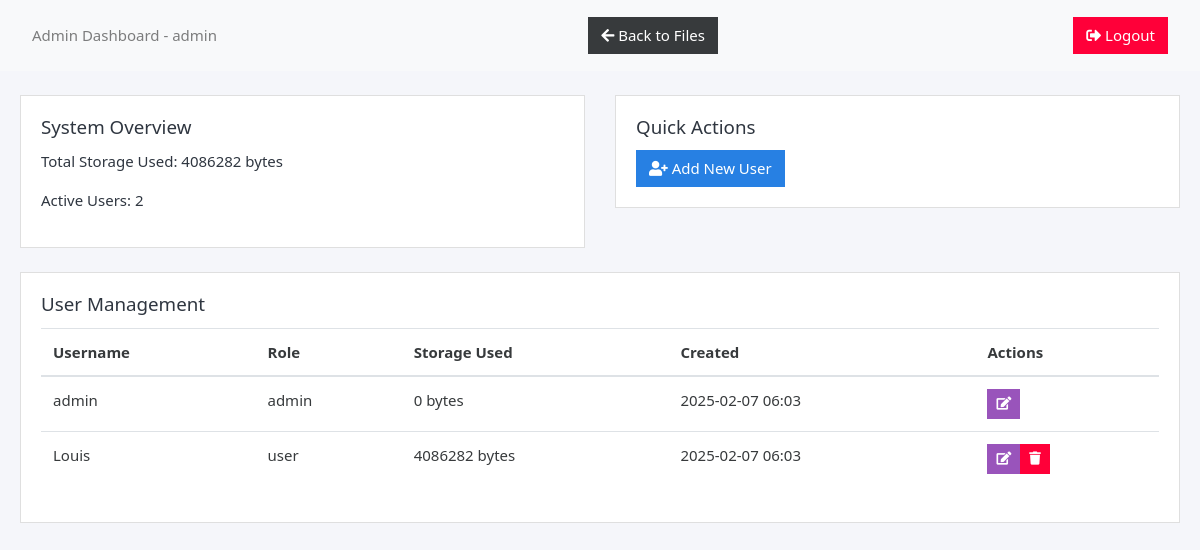
Page /admin (signed in) on the earlier database version.
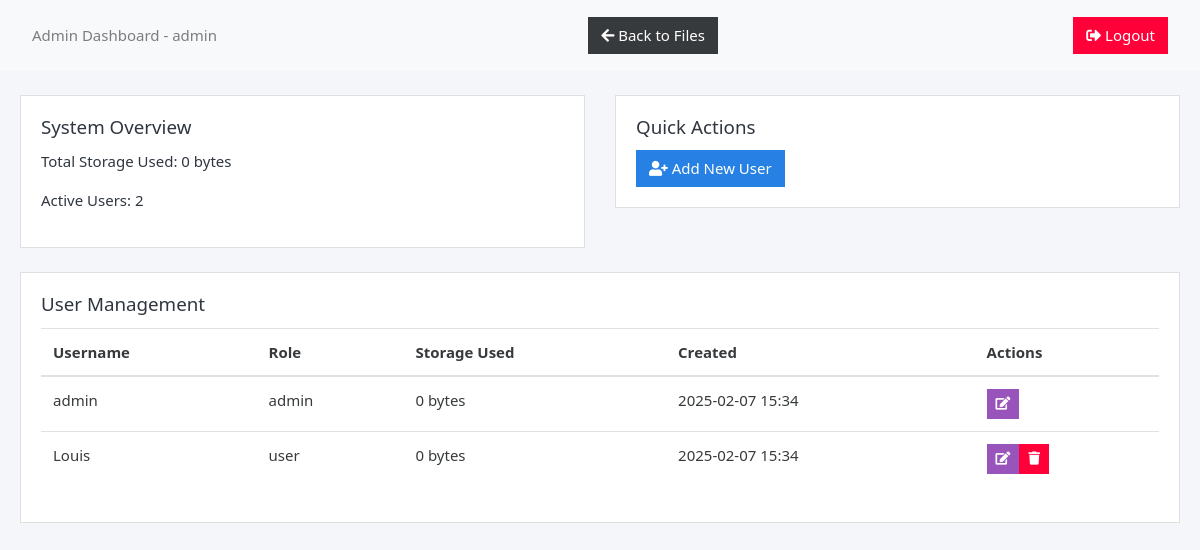
Same page on the later database version.
### app.py (models this page shows)
class User(db.Model):
    id = db.Column(db.Integer, primary_key=True)
    username = db.Column(db.String(150), unique=True, nullable=False)
    password = db.Column(db.String(150), nullable=False)
    role_id = db.Column(db.Integer, db.ForeignKey('role.id'), nullable=False)
    created_at = db.Column(db.DateTime, default=datetime.now())

class Role(db.Model):
    id = db.Column(db.Integer, primary_key=True)
    name = db.Column(db.String(50), unique=True, nullable=False)
    description = db.Column(db.String(200))
    users = db.relationship('User', backref='role_info', lazy=True)

### app.py (the view)
@app.route('/admin')
@admin_required
def admin_dashboard():
    users = User.query.all()
    user_storage = {}
    total_storage = 0
    for user in users:
        user_files = File.query.filter_by(owner_id=user.id).all()
        storage = sum(file.size for file in user_files)
        user_storage[user.id] = storage
        total_storage += storage
    active_users = len(users)
    return render_template('admin_dashboard.html',
                         users=users,
                         user_storage=user_storage,
                         total_storage=total_storage,
                         active_users=active_users,
                         username=User.query.get(session['user_id']).username)

### app.py (called while the page is built)
def admin_required(f):
    @wraps(f)
    def decorated_function(*args, **kwargs):
        if 'user_id' not in session:
            return redirect(url_for('login'))
        user = User.query.get(session['user_id'])
        if not user or user.role_info.name != 'admin':
            flash('Admin access required')
            return redirect(url_for('browse', path=''))
        return f(*args, **kwargs)
    return decorated_function

### templates/admin_dashboard.html (shortened to what this page needs)
<!DOCTYPE html>
<html lang="en">
<head>
    <link href="https://stackpath.bootstrapcdn.com/bootswatch/4.3.1/cosmo/bootstrap.min.css" rel="stylesheet">
    <link rel="stylesheet" href="https://cdnjs.cloudflare.com/ajax/libs/font-awesome/5.15.4/css/all.min.css">
    <link rel="stylesheet" href="/static/style.css">
</head>
<body>
    <nav class="navbar navbar-light bg-light">
        <span class="navbar-text mr-3">Admin Dashboard - {{ username }}</span>
        <a href="{{ url_for('browse', path='') }}" class="btn btn-secondary ml-1">
            <i class="fas fa-arrow-left"></i> Back to Files
        </a>
        <a href="{{ url_for('logout') }}" class="btn btn-danger ml-1">
            <i class="fas fa-sign-out-alt"></i> Logout
        </a>
    </nav>
    <div class="container mt-4">
        <div class="row">
            <div class="col-md-6">
                <div class="card mb-4">
                    <div class="card-body">
                        <h5 class="card-title">System Overview</h5>
                        <p>Total Storage Used: {{ total_storage }} bytes</p>
                        <p>Active Users: {{ active_users }}</p>
                    </div>
                </div>
            </div>
            <div class="col-md-6">
                <div class="card mb-4">
                    <div class="card-body">
                        <h5 class="card-title">Quick Actions</h5>
                        <button class="btn btn-primary" data-toggle="modal" data-target="#addUserModal">
                            <i class="fas fa-user-plus"></i> Add New User
                        </button>
                    </div>
                </div>
            </div>
        </div>
        <div class="card">
            <div class="card-body">
                <h5 class="card-title">User Management</h5>
                <div class="table-responsive">
                    <table class="table table-hover">
                        <thead>
                            <tr>
                                <th>Username</th>
                                <th>Role</th>
                                <th>Storage Used</th>
                                <th>Created</th>
                                <th>Actions</th>
                            </tr>
                        </thead>
                        <tbody>
                            {% for user in users %}
                            <tr>
                                <td>{{ user.username }}</td>
                                <td>{{ user.role_info.name }}</td>
                                <td>{{ user_storage[user.id] }} bytes</td>
                                <td>{{ user.created_at.strftime('%Y-%m-%d %H:%M') }}</td>
                                <td>
                                    <div class="btn-group">
                                        <button class="btn btn-sm btn-info" onclick="editUser('{{ user.id }}', '{{ user.username }}', '{{ user.role_info.name }}')">
                                            <i class="fas fa-edit"></i>
                                        </button>
                                        {% if user.username != 'admin' %}
                                        <form action="{{ url_for('delete_user', user_id=user.id) }}" method="POST" style="display: inline;">
                                            <button type="submit" class="btn btn-sm btn-danger" onclick="return confirm('Are you sure you want to delete this user?')">
                                                <i class="fas fa-trash"></i>
                                            </button>
                                        </form>
                                        {% endif %}
                                    </div>
                                </td>
                            </tr>
                            {% endfor %}
                        </tbody>
                    </table>
                </div>
            </div>
        </div>
    </div>
</body>
</html>

### static/style.css (style rules this page uses)
body { font-family: 'Segoe UI', Tahoma, Geneva, Verdana, sans-serif; margin: 0; padding: 0; background-color: #f5f6fa; color: #2f3640; }
.container { max-width: 1200px; margin: 20px auto; padding: 0 20px; }
.navbar { background-color: #2f3640; color: white; padding: 1rem 2rem; display: flex; justify-content: space-between; align-items: center; }
button { background-color: #2f3640; color: white; border: none; padding: 0.5rem 1rem; border-radius: 4px; cursor: pointer; transition: background-color 0.3s; }

Differences in the rows shown:
changed User "admin": created_at "2025-02-07 06:03" → "2025-02-07 15:34"
changed User "Louis": user_storage "4086282" → "0"; created_at "2025-02-07 06:03" → "2025-02-07 15:34"
Other differences:
{{ total_storage }}: "4086282" → "0"
